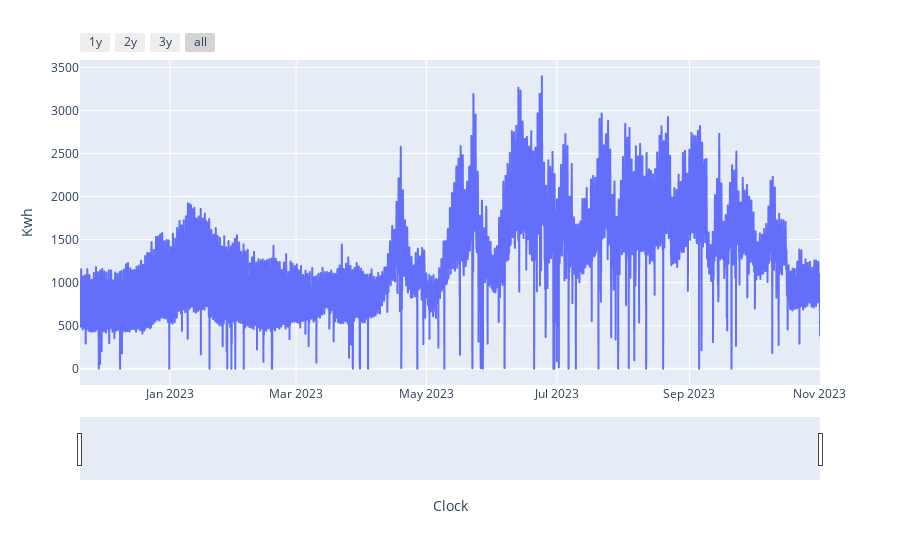

This figure's notebook cell:
### Code cell
sliderPlot(df,'Kwh')

### Figure 1 — Plotly figure (JSON) as saved in the notebook; plotly's stock layout.template omitted (floating-point values rounded to 4 significant figures; data arrays with more than 128 entries replaced by an {"elided": "..."} marker saying what was removed)
{"data": [{"hovertemplate": "Clock=%{x}<br>Kwh=%{y}<extra></extra>", "legendgroup": "", "line": {"color": "#636efa", "dash": "solid"}, "marker": {"symbol": "circle"}, "mode": "lines", "name": "", "showlegend": false, "type": "scattergl", "x": {"elided": "8309 str values"}, "xaxis": "x", "y": {"elided": "8309 float values"}, "yaxis": "y"}], "layout": {"legend": {"tracegroupgap": 0}, "margin": {"t": 60}, "xaxis": {"anchor": "y", "domain": [0, 1], "rangeselector": {"buttons": [{"count": 1, "label": "1y", "step": "year", "stepmode": "backward"}, {"count": 2, "label": "2y", "step": "year", "stepmode": "backward"}, {"count": 3, "label": "3y", "step": "year", "stepmode": "backward"}, {"step": "all"}]}, "rangeslider": {"visible": true}, "title": {"text": "Clock"}}, "yaxis": {"anchor": "x", "domain": [0, 1], "title": {"text": "Kwh"}}}}
